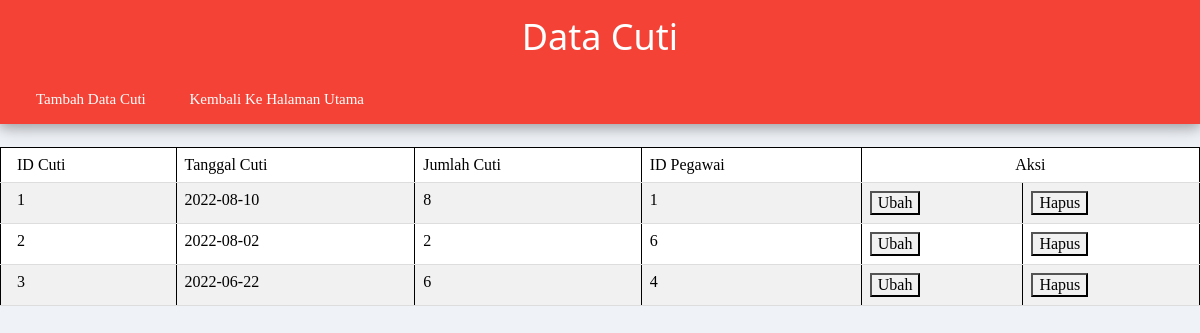
/Cuti/cuti.php, run on the app's committed database.
### tables this page shows
CREATE TABLE `cuti` (
  `id_cuti` int(5) NOT NULL,
  `tgl_cuti` date NOT NULL,
  `jml_cuti` int(5) NOT NULL,
  `id_pegawai` int(5) NOT NULL
);

### Cuti/cuti.php (the view, shortened to what this page needs)
<html>
	<head>
		<link rel="stylesheet" href="../w3.css">
		<link rel="stylesheet" href="../style.css">
	</head>
<body>
	<?php
		require_once '../connect.php';
		$sql="SELECT * FROM cuti";
		$result=$conn->query($sql);
	?>
	<div class="w3-container w3-center w3-card-4 w3-red">
		<h1>Data Cuti</h1>
		<div class="menu w3-left">
			<ul>
				<li><a class="w3-hover-dark-grey w3-red"  href="create_cuti.php">Tambah Data Cuti</a></li>
				<li><a class="w3-hover-dark-grey w3-red"  href="../index.php">Kembali Ke Halaman Utama</a></li>
			</ul>
		</div>
	</div>
	<br>
	<table border="1" class="w3-table-all w3-border-black">
		<tr>
			<td>ID Cuti</td>
			<td>Tanggal Cuti</td>
			<td>Jumlah Cuti</td>
			<td>ID Pegawai</td>
			<td colspan="2" class="w3-center">Aksi</td>
		</tr>
	<?php while ($tp=$result->fetch_assoc()): ?>
		<tr>
			<td><?=$tp['id_cuti'] ?></td>
			<td><?=$tp['tgl_cuti'] ?></td>
			<td><?=$tp['jml_cuti'] ?></td>
			<td><?=$tp['id_pegawai'] ?></td>
			<td>
				<a href="update_cuti.php?idct=<?=$tp['id_cuti'] ?>">
					<button class="w3-light-grey w3-hover-dark-grey">Ubah</button>
				</a>
			</td>
			<td>
				<a href="delete_cuti.php?idct=<?=$tp['id_cuti'] ?>">
					<button class="w3-light-grey w3-hover-dark-grey">Hapus</button>
				</a>
			</td>
		</tr>
	<?php endWhile; ?>
	</table>
</body>
</html>

### w3.css (style rules this page uses)
*,*:before,*:after { box-sizing:inherit }
html { -ms-text-size-adjust:100%;-webkit-text-size-adjust:100% }
body { margin:0 }
a { background-color:transparent }
button,input,select,textarea,optgroup { font:inherit;margin:0 }
button,input { overflow:visible }
button,select { text-transform:none }
button,[type=button],[type=reset],[type=submit] { -webkit-appearance:button }
html,body { font-family:Verdana,sans-serif;font-size:15px;line-height:1.5 }
html { overflow-x:hidden }
h1 { font-size:36px }
h1,h2,h3,h4,h5,h6 { font-family:"Segoe UI",Arial,sans-serif;font-weight:400;margin:10px 0 }
a { color:inherit }
.w3-table,.w3-table-all { border-collapse:collapse;border-spacing:0;width:100%;display:table }
.w3-table-all { border:1px solid #ccc }
.w3-bordered tr,.w3-table-all tr { border-bottom:1px solid #ddd }
.w3-table-all tr:nth-child(odd) { background-color:#fff }
.w3-table-all tr:nth-child(even) { background-color:#f1f1f1 }
.w3-table td,.w3-table th,.w3-table-all td,.w3-table-all th { padding:8px 8px;display:table-cell;text-align:left;vertical-align:top }
.w3-table th:first-child,.w3-table td:first-child,.w3-table-all th:first-child,.w3-table-all td:first-child { padding-left:16px }
.w3-container:after,.w3-container:before,.w3-panel:after,.w3-panel:before,.w3-row:after,.w3-row:before,.w3-row-padding:after,.w3-row-padding:before, .w3-cell-row:before,.w3-cell-row:after,.w3-clear:after,.w3-clear:before,.w3-bar:before,.w3-bar:after { content:"";display:table;clear:both }
.w3-container,.w3-panel { padding:0.01em 16px }
.w3-card-4,.w3-hover-shadow:hover { box-shadow:0 4px 10px 0 rgba(0,0,0,0.2),0 4px 20px 0 rgba(0,0,0,0.19) }
.w3-center { text-align:center!important }
.w3-left { float:left!important }
.w3-red,.w3-hover-red:hover { color:#fff!important;background-color:#f44336!important }
.w3-light-grey,.w3-hover-light-grey:hover,.w3-light-gray,.w3-hover-light-gray:hover { color:#000!important;background-color:#f1f1f1!important }
.w3-border-black,.w3-hover-border-black:hover { border-color:#000!important }

### style.css (style rules this page uses)
body { margin: 0; background: #eff2f7; font-family: 'Product Sans'; }
a { text-decoration: none; color: #353535; display: block; transition: 0.3s; }
.menu { display: inline-block; }
.menu ul { list-style: none; padding: 0; margin: 0; }
.menu ul li { display: inline-block; }
.menu ul li a { padding: 0 20px; display: block; line-height: 50px; }

### data on the page
cuti: id_cuti "1", tgl_cuti "2022-08-10", jml_cuti "8", id_pegawai "1"
cuti: id_cuti "2", tgl_cuti "2022-08-02", jml_cuti "2", id_pegawai "6"
cuti: id_cuti "3", tgl_cuti "2022-06-22", jml_cuti "6", id_pegawai "4"
